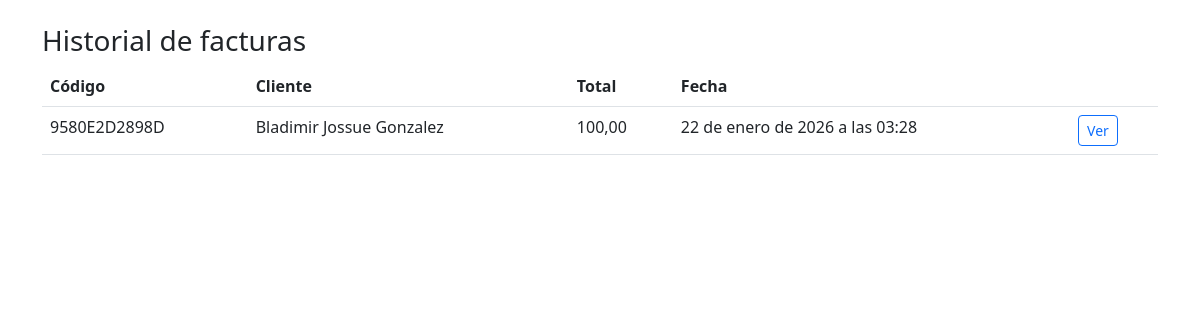
The page /facturacion/ (signed in) on the database its author committed.
### facturacion/models.py (models this page shows, shortened)
class Factura(models.Model):
    codigo_factura = models.CharField(max_length=50, unique=True, editable=False)
    cliente = models.ForeignKey(Cliente, on_delete=models.PROTECT)
    cajero = models.ForeignKey(settings.AUTH_USER_MODEL, on_delete=models.PROTECT, related_name='facturas_cajero')
    barbero = models.ForeignKey(settings.AUTH_USER_MODEL, on_delete=models.PROTECT, related_name='facturas_barbero')
    fecha = models.DateTimeField(auto_now_add=True)
    total = models.DecimalField(max_digits=12, decimal_places=2)

### clientes/models.py (models this page shows, shortened)
class Cliente(models.Model):
    nombre = models.CharField(max_length=200)
    telefono = models.CharField(max_length=50, unique=True)

### facturacion/views.py (the view)
# urls.py: path('', views.historial, name='facturas_historial'),
@login_required
def historial(request):
    qs = Factura.objects.all().order_by('-fecha')
    return render(request, 'facturacion/historial.html', {'facturas': qs})

### templates/facturacion/historial.html (shortened to what this page needs)
{% load static %}
<!doctype html>
<html>
  <head>
    <link href="https://cdn.jsdelivr.net/npm/bootstrap@5.3.0/dist/css/bootstrap.min.css" rel="stylesheet">
  </head>
  <body>
    <div class="container py-4">
      <h3>Historial de facturas</h3>
      <table class="table">
        <thead><tr><th>Código</th><th>Cliente</th><th>Total</th><th>Fecha</th><th></th></tr></thead>
        <tbody>
          {% for f in facturas %}
          <tr>
            <td>{{ f.codigo_factura }}</td>
            <td>{{ f.cliente.nombre }}</td>
            <td>{{ f.total }}</td>
            <td>{{ f.fecha }}</td>
            <td><a class="btn btn-sm btn-outline-primary" href="{% url 'factura_ticket' f.id %}">Ver</a></td>
          </tr>
          {% endfor %}
        </tbody>
      </table>
    </div>
  </body>
</html>

### rows shown on the page
Factura: codigo_factura "9580E2D2898D", cliente.nombre "Bladimir Jossue Gonzalez", total "100,00", fecha "22 de enero de 2026 a las 03:28"
